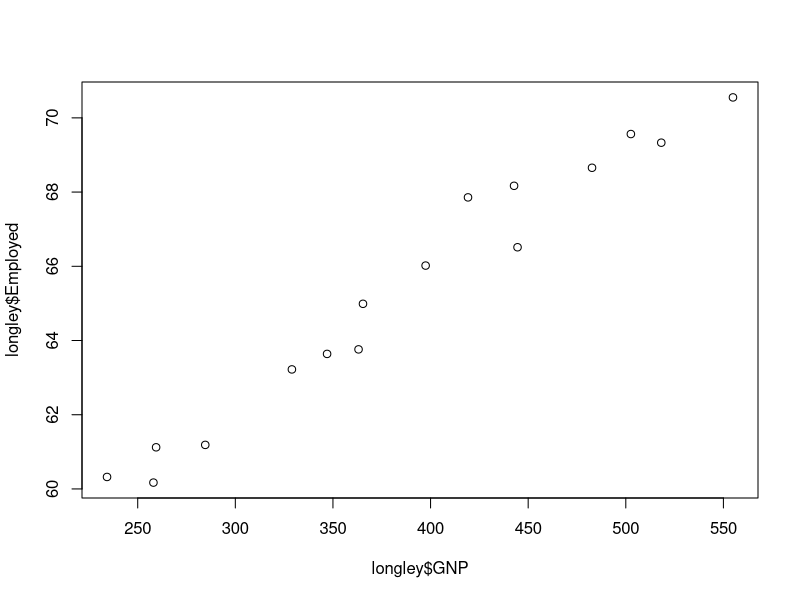
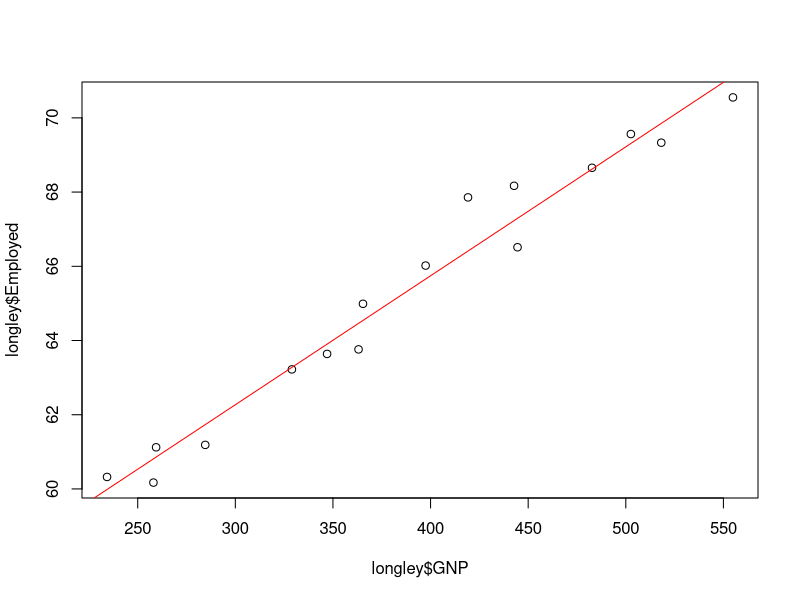

Write R code to recreate these figures, in order.
## ---- chunk 1
knitr::opts_chunk$set(echo = FALSE)
## ---- chunk 2
plot(longley$GNP, longley$Employed)
## ---- chunk 3
plot(longley$GNP, longley$Employed)
pred <- lm(longley$Employed ~ longley$GNP)
abline(pred, col = "red")
